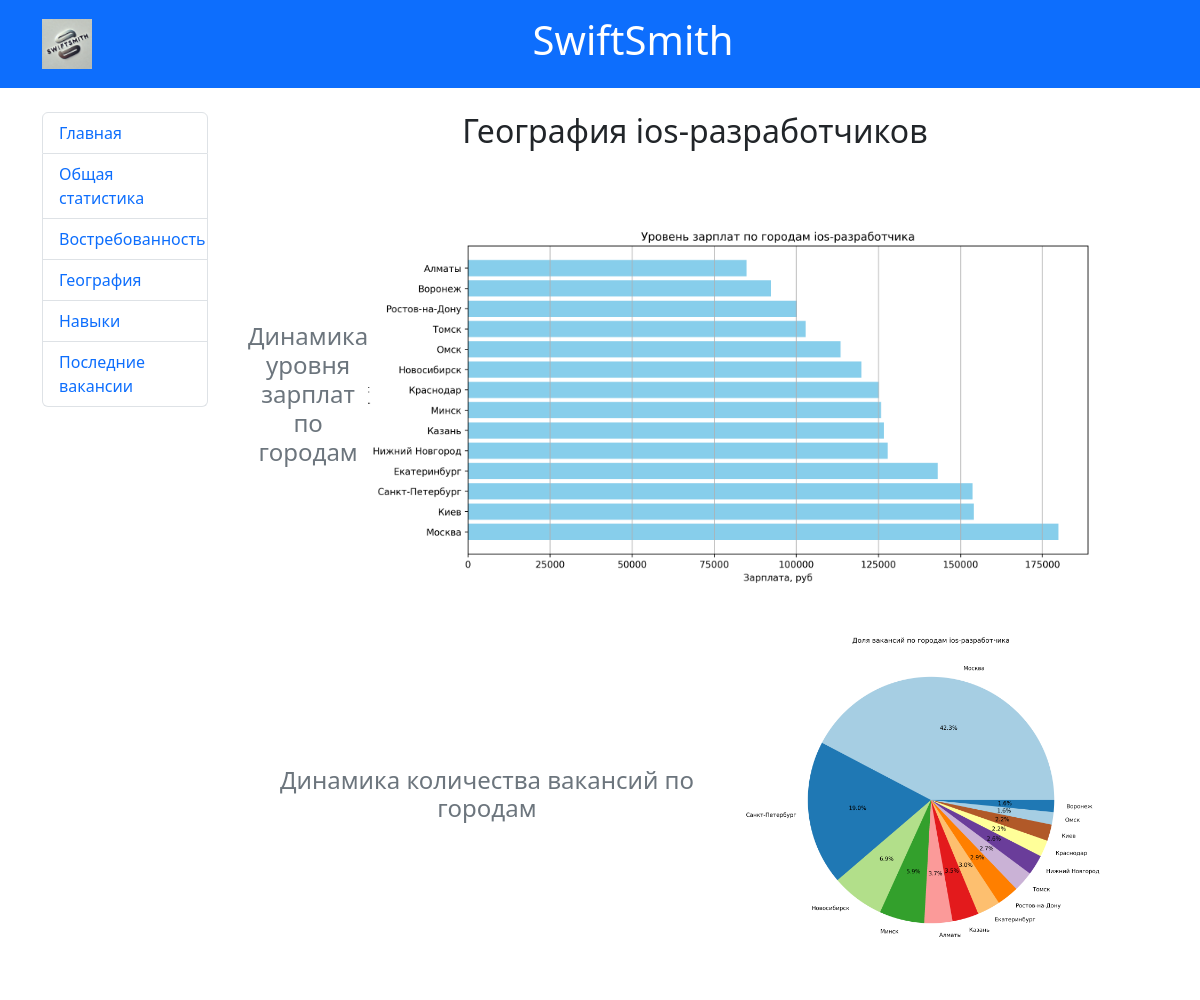
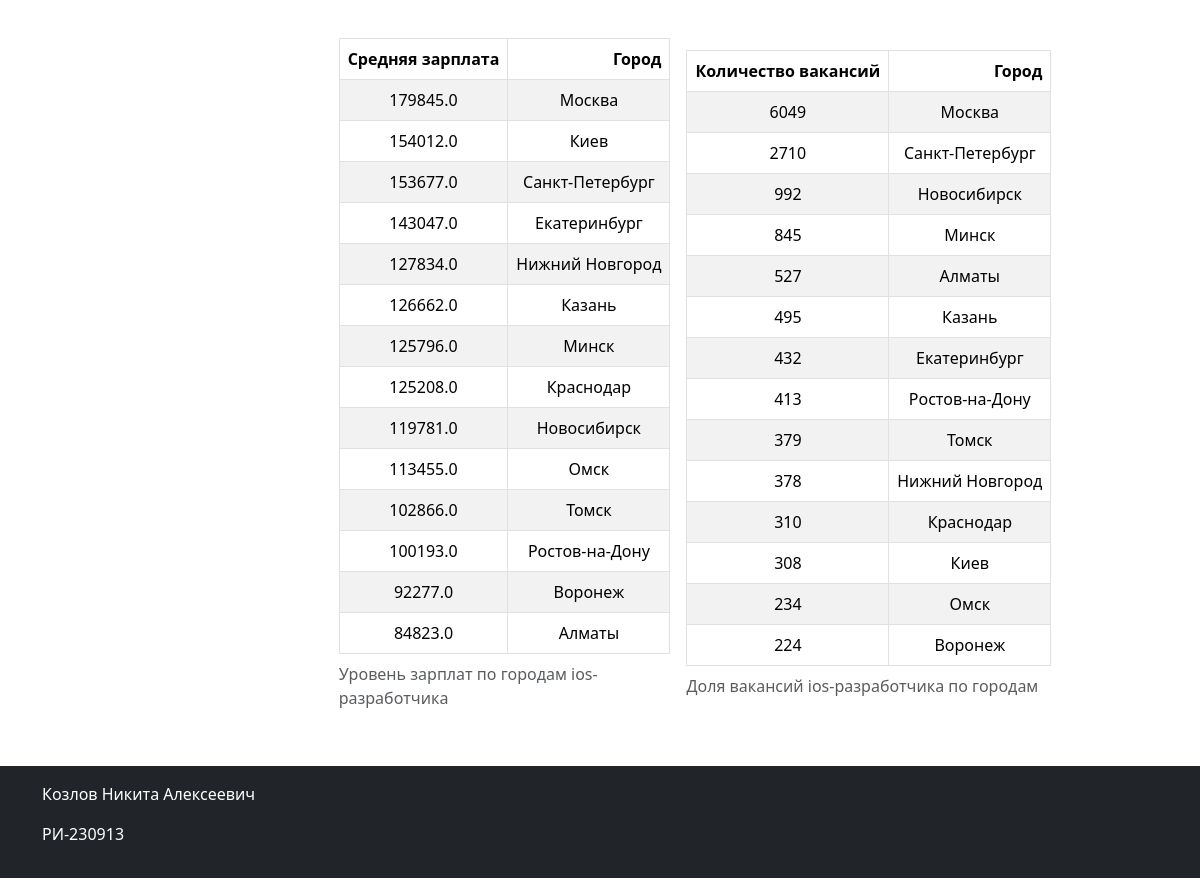
Page /regional/ on the committed database (2 pictures, top to bottom).
### ios/models.py (models this page shows)
class MenuNavigation(models.Model):
    first_menu = models.CharField(max_length=25, verbose_name='Первый пункт меню')
    second_menu = models.CharField(max_length=25, verbose_name='Второй пункт меню')
    third_menu = models.CharField(max_length=25, verbose_name='Третий пункт меню')
    fourth_menu = models.CharField(max_length=25, verbose_name='Четвертый пункт меню')
    fifth_menu = models.CharField(max_length=25, verbose_name='Пятый пункт меню')
    sixth_menu = models.CharField(max_length=25, verbose_name='Шестой пункт меню')

class DataContent(models.Model):
    data = models.TextField(blank=True, verbose_name='Данные')
    class Meta:
        abstract = True

class RegionalStatistics(DataContent):
    city_salary_chart = models.ImageField(upload_to='media/%Y/%m/%d', blank=False, verbose_name='График зарплат по городам')
    city_vacancy_share_chart = models.ImageField(upload_to='media/%Y/%m/%d', blank=False, verbose_name='График доли вакансий')

### ios/views.py (the view)
# urls.py: path('regional/', RegionalPage.as_view(), name="geography"),
class RegionalPage(AbstractView):
    template = 'regional.html'
    data_model = RegionalStatistics
    context_key = 'region_data'

### ios/views.py (called while the page is built)
    def fetch_data(self):
        return self.data_model.objects.all() if self.data_model else []

    def prepare_context(self, **extra_context):
        return {
            'menu': MenuNavigation.objects.all(),
            self.context_key: self.fetch_data(),
            **extra_context,
        }

    def get(self, request, *args, **kwargs):
        return render(request, self.template, self.prepare_context())

### ios_developer/templates/regional.html
{% extends 'base.html' %}
{% load static %}
{% block content %}
<h2 class="pb-4 text-center">География ios-разработчиков</h2>
{% for data in region_data %}
<div class="pricing-header p-3 pb-md-4 mx-auto text-center">
  <div class="dynamic-salary-level-by-years d-flex align-items-center">
    <h4 class="text-secondary">Динамика уровня зарплат по городам</h4>
     <img src="{{ data.city_salary_chart.url }}" alt="Salary level" class="me-3" style="height: 400px;">
  </div>
  <div class="dynamic-salary-level-by-years d-flex align-items-center">
    <h4 class="text-secondary">Динамика количества вакансий по городам</h4>
    <img src="{{ data.city_vacancy_share_chart.url }}" alt="Count vacancies" class="me-3" style="height: 400px;">
  </div>
</div>
{{ data.data | safe }}
{% endfor %}
{% endblock %}

### ios_developer/templates/base.html (shortened to what this page needs)
<!DOCTYPE html>
{% load static %}
<html lang="en">
<head>
    <link rel="stylesheet" href="https://cdn.jsdelivr.net/npm/bootstrap@5.3.2/dist/css/bootstrap.min.css">
</head>
<body>
    <header class="bg-primary text-white p-3">
        <div class="container d-flex justify-content-between align-items-center">
            <img src="{% static 'logo.webp' %}" alt="Logo" class="me-3" style="height: 50px;">
            <h1 class="text-center mx-auto">SwiftSmith</h1>
        </div>
    </header>
    <div class="container mt-4">
        <div class="row">
            <aside class="col-md-2">
                <nav>
                    <ul class="list-group">
                        {% for menu_item in menu %}
                        <li class="list-group-item">
                            <a href="/" class="text-decoration-none">{{ menu_item.first_menu }}</a>
                        </li>
                        <li class="list-group-item">
                            <a href="/general/" class="text-decoration-none">{{ menu_item.second_menu }}</a>
                        </li>
                        <li class="list-group-item">
                            <a href="/relevance/" class="text-decoration-none">{{ menu_item.third_menu }}</a>
                        </li>
                        <li class="list-group-item">
                            <a href="/regional/" class="text-decoration-none">{{ menu_item.fourth_menu }}</a>
                        </li>
                        <li class="list-group-item">
                            <a href="/skills/" class="text-decoration-none">{{ menu_item.fifth_menu }}</a>
                        </li>
                        <li class="list-group-item">
                            <a href="" class="text-decoration-none">{{ menu_item.sixth_menu }}</a>
                        </li>
                        {% endfor %}
                    </ul>
                </nav>
            </aside>
            <main class="col-md-10">
                {% block content %}
                {% endblock %}
            </main>
        </div>
    </div>
    <footer class="bg-dark text-white p-3 mt-4">
        <div class="container">
            <p>Козлов Никита Алексеевич</p>
            <p>РИ-230913</p>
        </div>
    </footer>
</body>
</html>

### rows in the picture
MenuNavigation: first_menu "Главная", second_menu "Общая статистика", third_menu "Востребованность", fourth_menu "География", fifth_menu "Навыки", sixth_menu "Последние вакансии"
RegionalStatistics: city_salary_chart (picture), city_vacancy_share_chart (picture), data "Уровень зарплат по городам ios-разработчика Средняя зарплата Город 179845.0 Москва 154012.0 Киев 153677.0 Санкт-Петербург 143047.0 Екатеринбург 127834.0 Нижний Новгород 126662.0 Казань 125796.0 Минск 125208.0 Краснодар 119781.0 Новосибирск 113455.0 Омск 102866.0 Томск 100193.0 Ростов-на-Дону 92277.0 Воронеж 84823.0 Алматы Доля вакансий ios-разработчика по городам Количество вакансий Город 6049 Москва 2710 Санкт-Петербург 992 Новосибирск 845 Минск 527 Алматы 495 Казань 432 Екатеринбург 413 Ростов-на-Дону 379 Томск 378 Нижний Новгород 310 Краснодар 308 Киев 234 Омск 224 Воронеж"
